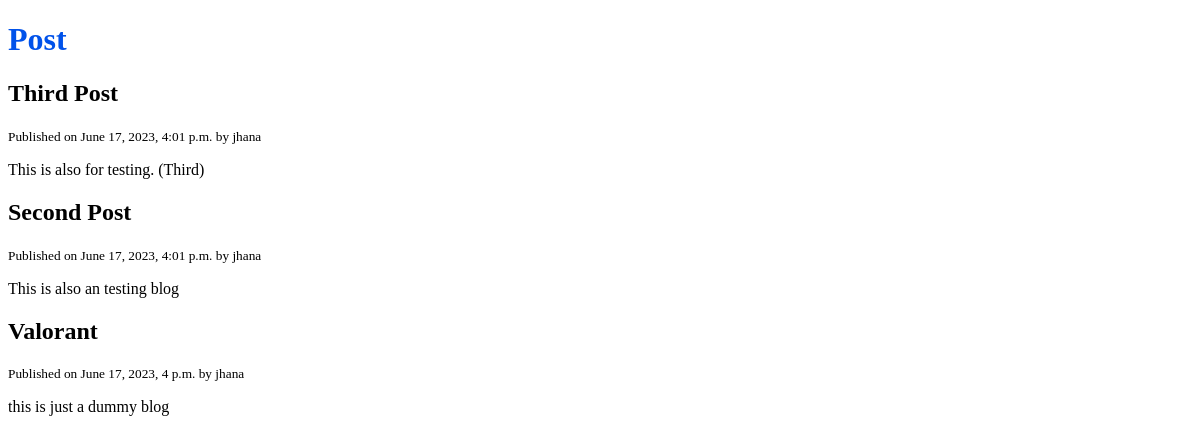
Before: / with the older database file.
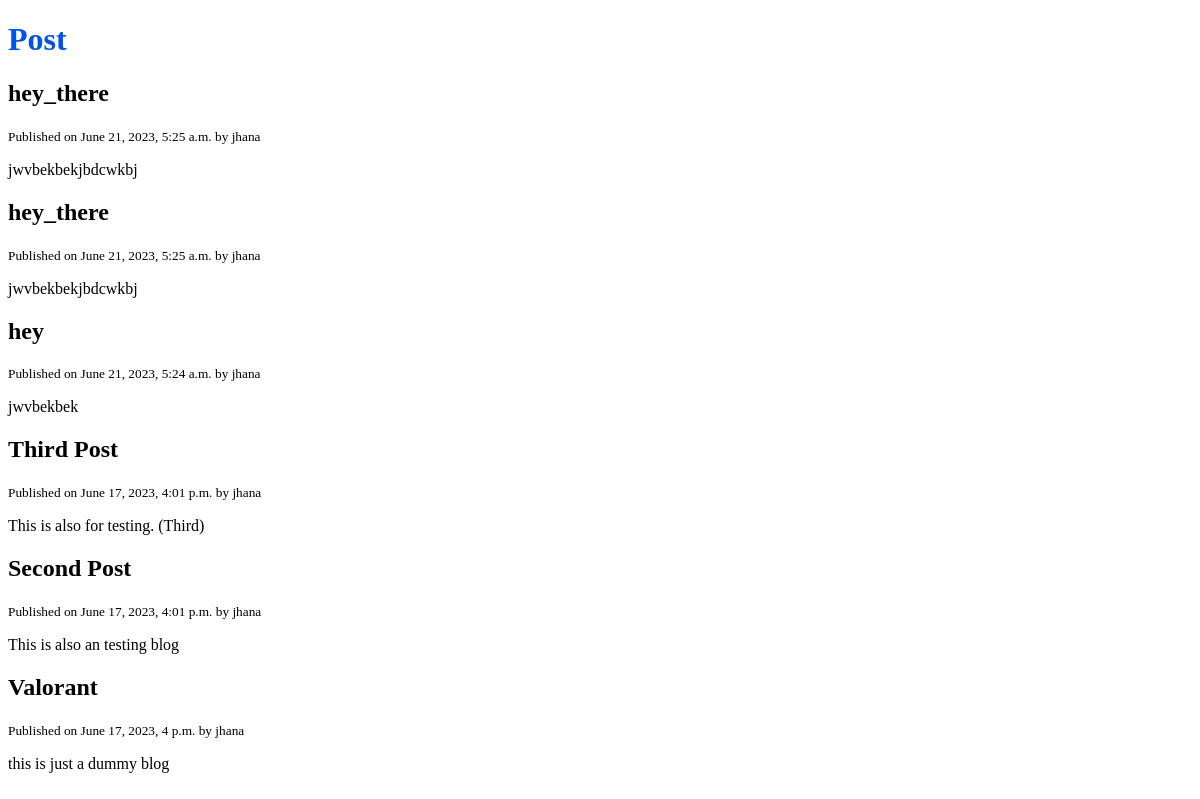
After: the same page with the newer database file.
### blog/models.py (models this page shows, shortened)
class Post(models.Model):
    title = models.CharField(max_length=120)
    content = models.TextField()
    published_at = models.DateTimeField(default=timezone.now)
    author = models.ForeignKey(User , on_delete=models.CASCADE)
    class Meta:
        db_table = 'posts'
        ordering = ['-published_at']

### blog/views.py (the view)
# urls.py: path('', views.home, name = 'posts'),
def home(request):
   posts = Post.objects.all()
   context = {
      'posts' : posts,
      }
   return render(request, 'blog/home.html', context)

### blog/templates/blog/home.html
{% extends 'base.html' %}
{% block content %}
	<h1>Post</h1>
	{% for post in posts %}
		<h2>{{ post.title }}</h2>
		<small>Published on {{ post.published_at }} by {{ post.author}}</small>
		<p>{{ post.content }}</p>
	{% endfor %}
{% endblock %}

### templates/base.html (shortened to what this page needs)
{%load static %}
<!DOCTYPE html>
<html lang="en">
<head>
   <link rel="stylesheet" href="{% static 'css/style.css' %}" />
</head>
<body>
   {% block content %}
   {% endblock %}
</body>
</html>

### static/css/style.css (style rules this page uses)
h1 { color:#0052EA }

Changed rows visible on the page:
added Post: title "hey_there", published_at "June 21, 2023, 5:25 a.m.", author "jhana", content "jwvbekbekjbdcwkbj"
added Post: title "hey_there", published_at "June 21, 2023, 5:25 a.m.", author "jhana", content "jwvbekbekjbdcwkbj"
added Post: title "hey", published_at "June 21, 2023, 5:24 a.m.", author "jhana", content "jwvbekbek"
